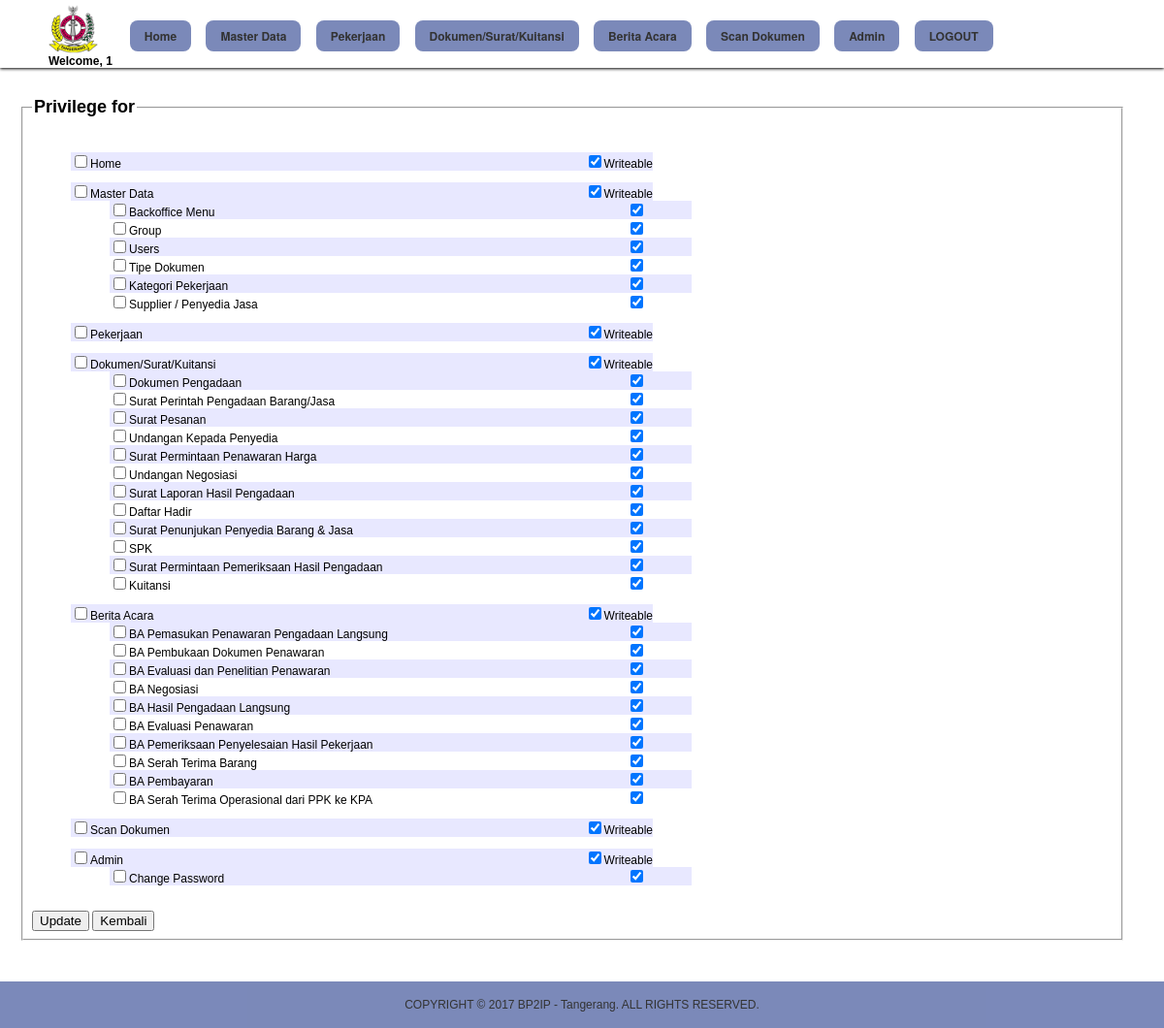
/menu_privileges.php (signed in), run on an earlier commit of the app's database.
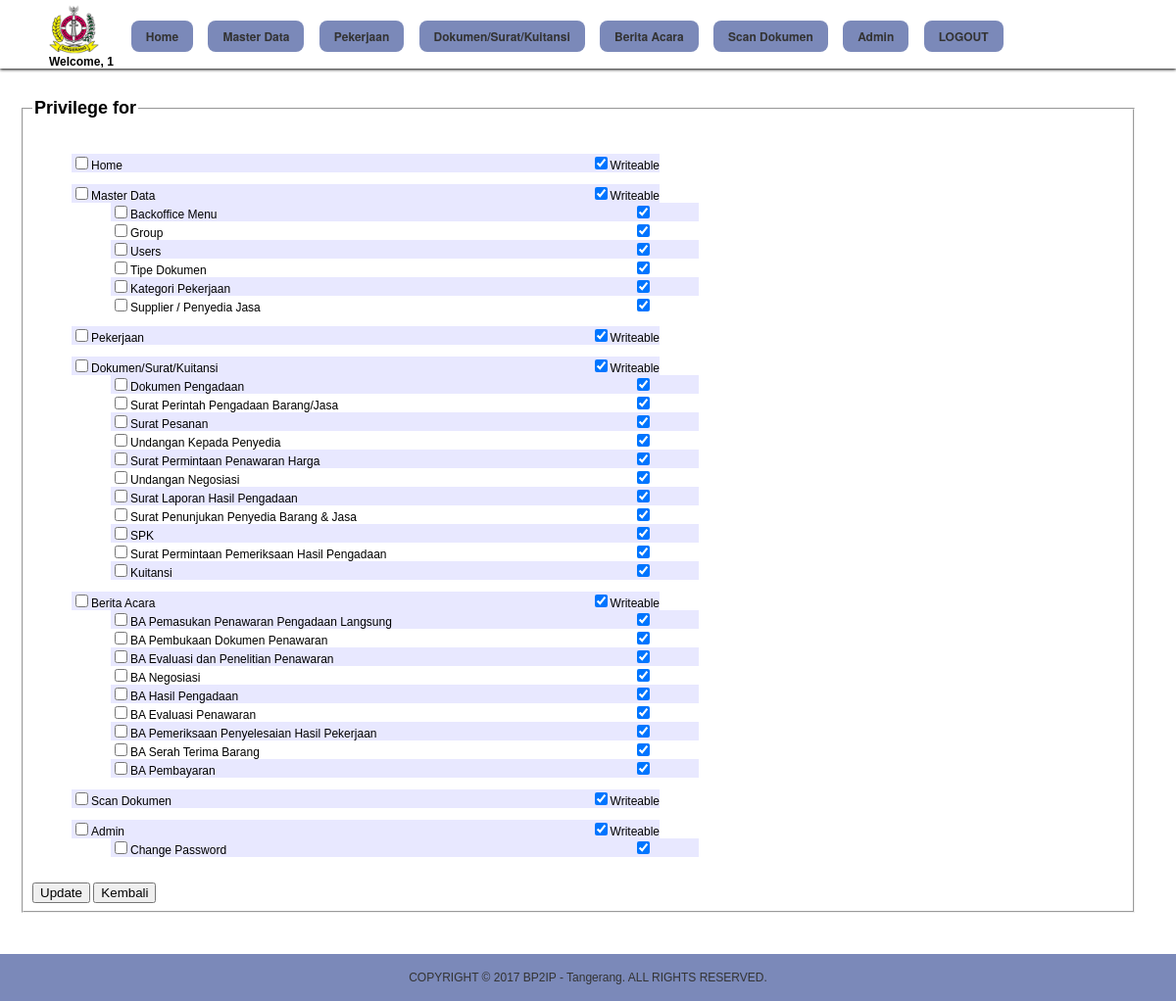
And on a later commit of the database.
### tables this page shows
CREATE TABLE `backoffice_menu` (
  `id` int(11) NOT NULL AUTO_INCREMENT,
  `seqno` int(11) NOT NULL,
  `parent_id` int(11) NOT NULL,
  `name` varchar(100) NOT NULL,
  `url` varchar(100) NOT NULL,
  `is_active` tinyint(4) NOT NULL,
  `created_at` datetime DEFAULT NULL,
  `created_by` varchar(100) NOT NULL,
  `created_ip` varchar(20) DEFAULT NULL,
  `updated_at` datetime DEFAULT NULL,
  `updated_by` varchar(100) NOT NULL,
  `updated_ip` varchar(20) DEFAULT NULL,
  `xtimestamp` timestamp NOT NULL DEFAULT CURRENT_TIMESTAMP ON UPDATE CURRENT_TIMESTAMP,
  PRIMARY KEY (`id`)
);

### common.php (called while the page is built, shortened)
<?php
	$__appstitle				= "Aplikasi Database Arsip BP2IP - Tangerang";
	$__isloggedin				= @$_SESSION["isloggedin"];
	$__user_id					= @$_SESSION["user_id"];
	$__fullname					= @$_SESSION["fullname"];
	include_once "classes/database.php";
    include_once "classes/form_elements.php";
    include_once "classes/tables.php";
	$db = new Database();
	$f = new FormElements();
	$t = new Tables();
	$__group_id 				= $db->fetch_single_data("users","group_id",array("id" => $__user_id));
	if($__group_id > 0){
		$db->addtable("backoffice_menu_privileges");
		$db->addfield("backoffice_menu_id");
		$db->where("group_id",$__group_id);
	} else if($__user_id == 1) {
		$db->addtable("backoffice_menu");
		$db->addfield("id");
	}
	$arrmenu = $db->fetch_data(true);
	foreach($arrmenu as $menu){
		$__menu_ids[$menu[0]] = 1;
	}
	function javascript($script){  ?> <script> $( document ).ready(function() { <?=$script;?> }); </script> <?php }

### classes/database.php (called while the page is built, shortened)
<?php
    class Database {
        protected $host   = "";
        protected $user   = "";
        protected $pass   = "";
        protected $dbname = "";
        protected $tables = array();
        protected $fields = array();
        protected $where  = array();
        protected $order  = array();
        protected $limit  = "";
		protected $db;
		public function __construct(){
			$this->lines = file($_SERVER["DOCUMENT_ROOT"]."/db_config_arsiparis_ulp.txt");
			$this->arrconfig = explode("|",$this->lines[0]);
			$this->host   = $this->arrconfig[0];
			$this->user   = $this->arrconfig[1];
			$this->pass   = $this->arrconfig[2];
			$this->dbname = $this->arrconfig[3];
			$this->db = $this->conn();
		}
        protected function conn(){
			return mysqli_connect($this->host,$this->user,$this->pass,$this->dbname);
        }
        protected function execute($sql){
            return mysqli_query($this->db,$sql);
        }
        public function fetch_query($sql,$withindex = false){
            $hsl = $this->execute($sql);
            if(mysqli_affected_rows($this->db)>0){
                if(mysqli_affected_rows($this->db)>1 || $withindex){
                    $arr = array();
                    while($temp = mysqli_fetch_array($hsl)){ $arr[] = $temp; }
                    return $arr;
                } else {
                    return mysqli_fetch_array($hsl);
                }
            }
            return array();
        }
        protected function fetch_data_clear(){
            $this->tables = array();
            $this->fields = array();
            $this->where = array();
            $this->awhere = "";
            $this->order = array();
            $this->limit = "";
            $this->joiners = array();
        }
        public function addtable($table){
            array_push($this->tables,$table);
        }
        public function addfield($field,$tablekey=0){
			if(stripos(" ".$field,"concat(") == 0 && stripos(" ".$field,"count(") == 0){
				$arrfield = explode(",",$field);
				foreach($arrfield as $_field){
					$this->fields[$_field]=$tablekey;
				}
			} else {
				$this->fields[$field]=$tablekey;
			}
        }
        public function where($field,$value,$datatype = 's',$operator = '=',$tablekey = 0){
            if(!$datatype) $datatype = "s";
            if(!$operator) $operator = "=";
            $this->where[] = array("tablekey"=>$tablekey,"field"=>$field,"value"=>$value,"datatype"=>$datatype,"operator"=>$operator);
        }
        public function order($field,$tablekey = 0){
            $this->order[] = array("tablekey"=>$tablekey,"field"=>$field);
        }
        public function limit($value){
            $this->limit = $value;
        }
		public function fetch_single_data($table,$field,$wheres,$orders = array()) {
			if(count($wheres) > 0) {
				foreach($wheres as $condition => $value) {
					$values = explode(":",$value);
				}
			}
			return $this->fetch_data(false,0);
		}
        public function fetch_data($withindex = false,$field_index = null){
            $_fields = "";
			if(count($this->fields) > 0){
				foreach ($this->fields as $field => $tablekey){
					if(stripos(" ".$field,"concat(") > 0 || stripos(" ".$field,"count(") > 0){
						$_fields .= $field.",";
					} else {
						$_fields .= $this->tables[$tablekey].".`".$field."`,";
					}
				}
				$_fields = substr($_fields,0,-1);
			} else {
				$_fields = " * ";
			}
            foreach ($this->tables as $key => $table){
                if($key == 0) {
                    $_tables = $table;
                } else {
                    $_tables .= " INNER JOIN ".$table." ON ".$joinkeys[$key-1];
                }
            }
            $whereclause = "";
            foreach($this->where as $arr){
                $wherevalue = " ".$arr["operator"]." ";
				if(strtoupper($arr["operator"]) == "IN"){
						$wherevalue .= "(".$this->in_value($arr["value"]).")";
				}else{
					if($arr["datatype"] == 's'){
						$wherevalue .= "'".$arr["value"]."'";
					}else{
						$wherevalue .= $arr["value"];
					}
				}
                $whereclause .= " ".$this->tables[$arr["tablekey"]].".".$arr["field"].$wherevalue." AND";
            }
            if($whereclause) $whereclause = "WHERE ".substr($whereclause,0,-4);
			$orderclause = "";
            foreach($this->order as $arr){
                $orderclause .= $this->tables[$arr["tablekey"]].".".$arr["field"].",";
            }
            if($orderclause) $orderclause = "ORDER BY ".substr($orderclause,0,-1);
			if($this->limit != ""){$limit = " LIMIT ".$this->limit;} else {$limit = "";}
            $return = $this->fetch_query("SELECT $_fields FROM $_tables $whereclause $orderclause $limit",$withindex);
			if(is_null($field_index)){
				return $return;
			} else {
				if(count($return) > 0) return $return[$field_index];
			}
        }
    }
?>

### menu_privileges.php (the view, shortened to what this page needs)
<?php include_once "head.php";?>
	<fieldset>
	<legend class="bo_title">Privilege for <?=$db->fetch_single_data("groups","name",array("id"=>$_GET["id"]));?></legend>
	<form method="POST" action="?id=<?=$_GET["id"];?>">
	<?php
			$group_exist = $db->fetch_single_data("backoffice_menu_privileges","id",array("group_id" => $_GET["id"]));
			$db->addtable("backoffice_menu"); $db->addfield("id,name"); $db->where("parent_id",0); $db->order("seqno");
			$arrmenu = $db->fetch_data(true);
			foreach($arrmenu as $menu){
				$checked = "";
				$is_writable_checked = "";
				if($db->fetch_single_data("backoffice_menu_privileges","privilege",array("group_id"=>$_GET["id"],"backoffice_menu_id"=>$menu["id"])) > 1 || !$group_exist){$is_writable_checked = "checked";}
				echo "<ul class='menu_list' style='list-style-type:none'>";
				echo "<li><div>".$f->input("is_check[".$menu["id"]."]","1","type='checkbox' ".$checked).$menu["name"];
				echo "<div style='float:right;'>".$f->input("is_writable[".$menu["id"]."]","1","type='checkbox' ".$is_writable_checked)."Writeable</div></div></li>";
				$db->addtable("backoffice_menu"); $db->addfield("id,name"); $db->where("parent_id",$menu["id"]); $db->where("is_active","0","i",">"); $db->order("seqno");
				$arrsubmenu = $db->fetch_data(true);
				if(count($arrsubmenu) > 0){
					echo "<ul class='menu_list' style='list-style-type:none'>";
					foreach($arrsubmenu as $submenu){
						$checked = "";
						$is_writable_checked = "";
						if($db->fetch_single_data("backoffice_menu_privileges","privilege",array("group_id"=>$_GET["id"],"backoffice_menu_id"=>$submenu["id"])) > 1 || !$group_exist){$is_writable_checked = "checked";}
						echo "<li><div><a>".$f->input("is_check[".$submenu["id"]."]","1","type='checkbox' ".$checked).$submenu["name"];
						echo "<div style='float:right;'>".$f->input("is_writable[".$submenu["id"]."]","1","type='checkbox' ".$is_writable_checked)."&nbsp;&nbsp;&nbsp;&nbsp;&nbsp;&nbsp;&nbsp;&nbsp;&nbsp;&nbsp;&nbsp;&nbsp;&nbsp;&nbsp;</div></div></li>";
					}
					echo "</ul>";
				}
				echo "</ul>";
			}
			echo "<br>";
	?>
	<?=$f->input("save","Update","type='submit'");?> <?=$f->input("back","Kembali","type='button' onclick=\"window.location='groups_list.php';\"");?>
	</form>
	</fieldset>
<?php include_once "footer.php";?>

### head.php (shortened to what this page needs)
<?php include_once "common.php"; ?>
<!DOCTYPE html PUBLIC "-//W3C//DTD XHTML 1.0 Transitional//EN" "http://www.w3.org/TR/xhtml1/DTD/xhtml1-transitional.dtd">
<?php if(!$_isexport){ ?>
	<html>
		<head>
			<link rel="stylesheet" type="text/css" href="styles/style.css">
			<link rel="stylesheet" type="text/css" href="backoffice.css">
			<link rel="stylesheet" type="text/css" href="calendar/calendar-win2k-cold-1.css">
			<link rel="stylesheet" type="text/css" href="styles/jquery.fancybox.css" media="screen" />
			<link rel="stylesheet" href="font/font.css">
		</head>
		<body id="bodyid" style="margin:0px;">
			<?php include_once "menu.php";?>
			<?php
				if($__isloggedin){
			?>
				<div style="width:95%;margin-top:20px;margin-left:20px;margin-right:20px;">
			<?php
				}
			?>
<?php } ?>

### menu.php (shortened to what this page needs)
<header class="fixedHeader">
	<table width="100%">
		<tr>
			<td>&nbsp;</td>
			<td align="center" width="1100">
				<table style="background-color: rgba(255, 255, 255, 0.0);height:60px;width:100%;" cellpadding="0" cellspacing="0">
					<tr>
						<td nowrap width="1">
							<img src="images/logo-bp2ip-tng.png" style="height:52px;cursor:pointer;border:0px;" alt="<?=$__appstitle;?>" title="<?=$__appstitle;?>" onclick="window.location='index.php';">
						</td>
						<td style="width:30px;" align="left" nowrap>
						<td align="left" valign="top" nowrap>
							<nav id="primary_nav_wrap">
								<ul>
									<?php
										if($__isloggedin){
											$db->addtable("backoffice_menu"); $db->addfield("id,name,url"); $db->where("parent_id",0); $db->where("is_active","1"); $db->order("seqno");
											$arrmenu = $db->fetch_data(true);
											foreach($arrmenu as $menu){
												if($__menu_ids[$menu["id"]]){
													echo "<li class='bo_menu'><a href='".$menu["url"]."'>".$menu["name"]."</a>";
													echo "</li>";
													echo "<li>&nbsp;</li>";
												}
											}
											echo "<li class='bo_menu'><a href='index.php?logout_action=1'>LOGOUT</a></li>";
										}
									?>
								</ul>
							</nav>
						</td>
					</tr>
					<tr>
						<td colspan="3">
							<?php if($__isloggedin){ ?>
								<b>Welcome, <?=$__fullname;?></b>
							<?php } ?>
						</td>
					</tr>
				</table>
			</td>
			<td>&nbsp;</td>
		</tr>
	</table>
</header>
<div style="height:80px;"></div>

### classes/form_elements.php (shortened to what this page needs)
<?php
class FormElements extends Database {
    public function input($name,$value="",$attr="",$class=""){
		if ($value!="") $value='value="'.$value.'"';
        return '<input name="'.$name.'" id="'.$name.'" '.$value.' '.$attr.' '.$class.' onmouseover="try{ hiding_select_box(\'\'); } catch(e){}">';
    }
}
?>

### footer.php
<?php if(!$_isexport){ ?>
	</div>
			<br>
			<br>
			<br>
			<div class="footer_area" id="footer_area">
				<div>
					<br>
					<?=$t->start("width='900'");?>
						<?=$t->row(array("COPYRIGHT &copy; ".date("Y")." BP2IP - Tangerang. ALL RIGHTS RESERVED."),array("align='middle' style='color:#333;'"));?>
					<?=$t->end();?>
					<br>
				</div>
			</div>
		</body>
	</html>
<?php } ?>

### classes/tables.php (shortened to what this page needs)
<?php
class Tables{
    public function start($attr="",$name="",$class=""){
        return "<table name='$name' id='$name' $attr class='$class'>";
    }
	public function end(){
		return "</table>";
	}
    public function row($columns,$col_attrs=array("nowrap valign='top'"),$row_attr="",$class=""){
		$return = '<tr '.$row_attr.' class="'.$class.'">';
		foreach($columns as $key => $column){
			if(count($col_attrs) <= 1){ $col_attr = $col_attrs[0]; } else {$col_attr = @$col_attrs[$key];}
			$return .= '<td '.$col_attr.'>'.$column.'</td>';
		}
		$return .= "</tr>";
		return $return;
	}
}
?>

### styles/style.css (style rules this page uses)
body { font-family: Helvetica,Arial,sans-serif; font-size:12px; background-color:#E5E5E5; }
.fixedHeader { position: fixed; top: 0px; left: 0px; z-index: 2000; width: 100%; }
.fixedHeader:first-child { height:70px; box-shadow: 0px 1px 3px #000; background-color: rgba(255, 255, 255, 0.80); }
.footer_area { position :absolute; width:100%; background-color: rgba(67, 87, 156, 0.7); }
.footer_area div { display:table; margin:auto; }

### backoffice.css (style rules this page uses)
.bo_title { font-size:18px; font-weight:bolder; margin-bottom:20px; }
.bo_menu { position:relative; float:left; cursor:pointer; font-size:14px; -moz-border-radius: 8px; -webkit-border-radius: 8px; background-color:rgba(67, 87, 156, 0.7); }
#primary_nav_wrap { margin-top:15px }
#primary_nav_wrap ul { list-style:none; position:relative; float:left; margin:0; padding:0 }
#primary_nav_wrap ul a { display:block; color:#333; text-decoration:none; font-weight:700; font-size:12px; line-height:32px; padding:0 15px; font-family:"HelveticaNeue","Helvetica Neue",Helvetica,Arial,sans-serif }
#primary_nav_wrap ul li { position:relative; float:left; margin:3px; padding:0 }

### menu_privileges.php (style rules this page uses)
.menu_list li:nth-child(odd) { background-color: rgb(232, 232, 255); }
.menu_list { width:600px; }

What changed in the data, as far as the page shows it:
no longer on this page (row edited): backoffice_menu: name "Daftar Hadir", shown under "Dokumen/Surat/Kuitansi"
no longer on this page (row edited): backoffice_menu: name "BA Serah Terima Operasional dari PPK ke KPA", shown under "Berita Acara"
changed backoffice_menu: name "BA Hasil Pengadaan Langsung" → "BA Hasil Pengadaan"
